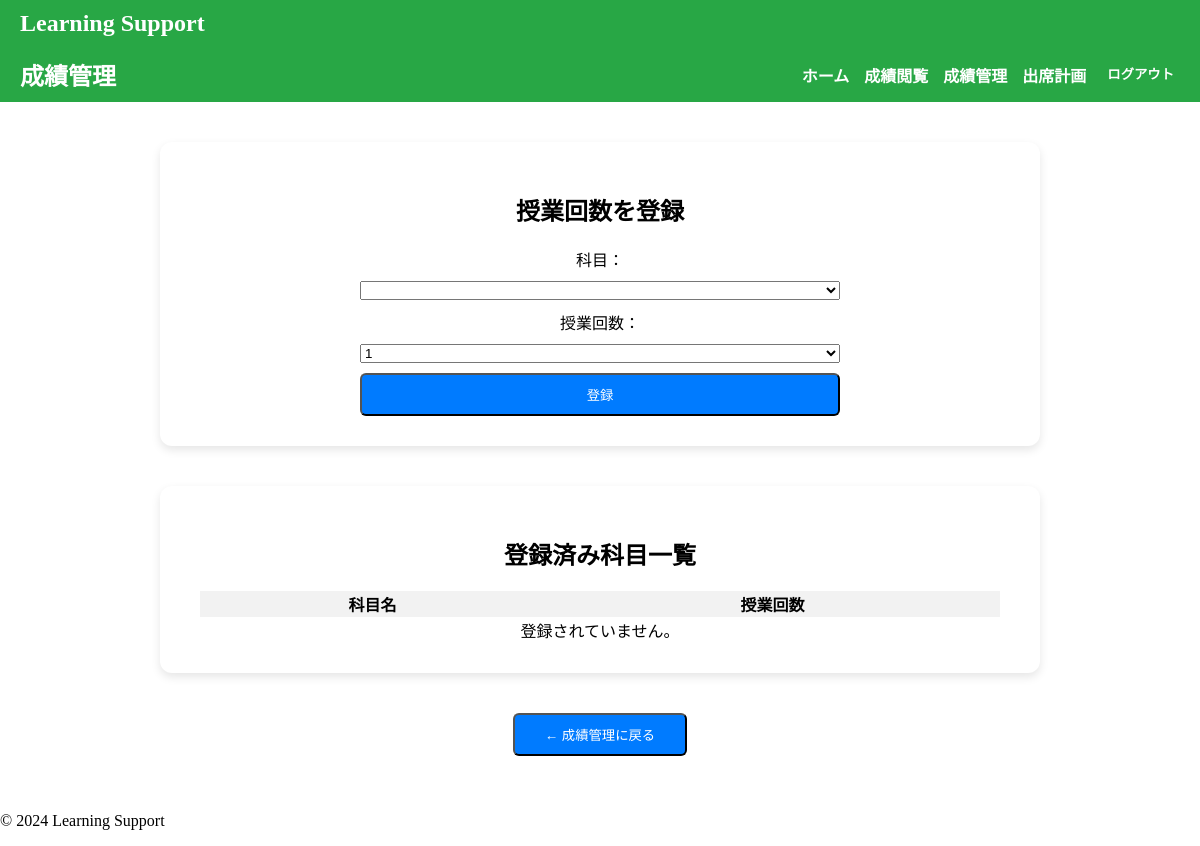
The page /core/register/class_count/ (signed in) on the database as committed earlier.
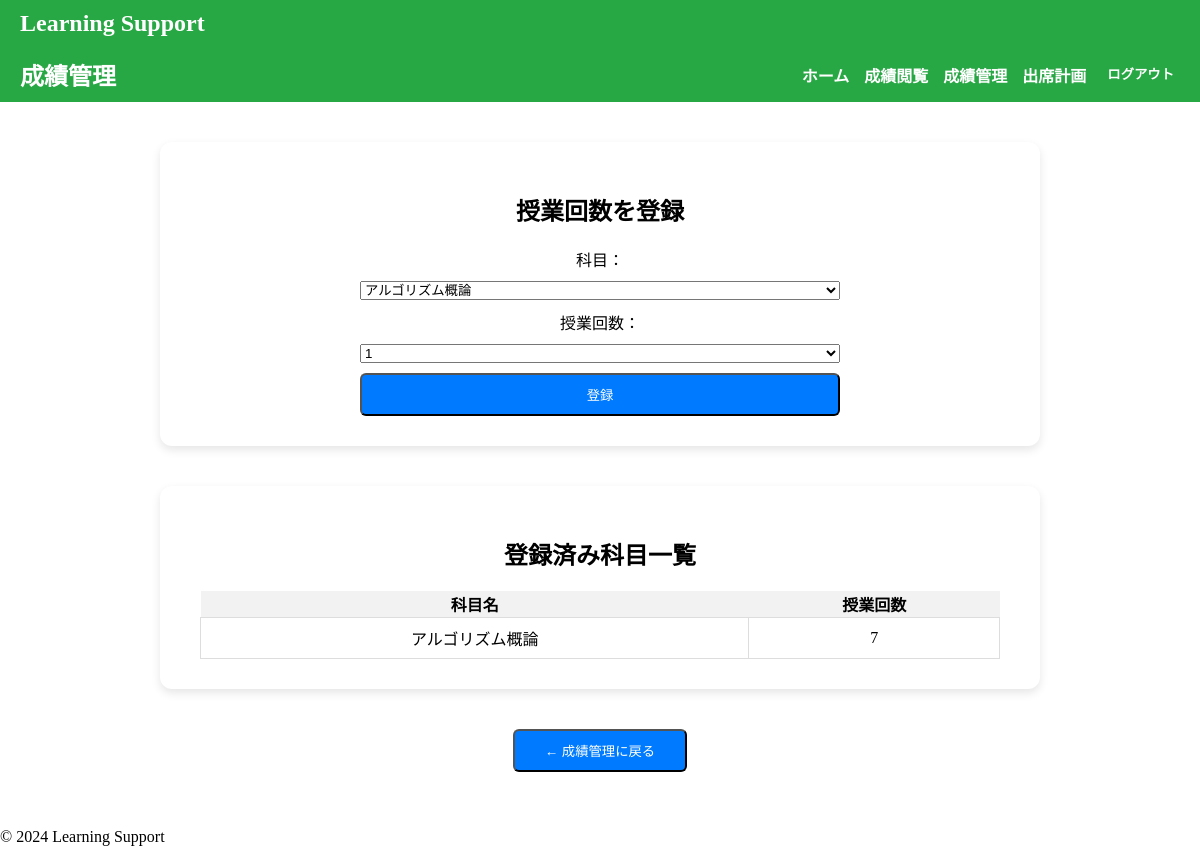
The same page on the database as committed later.
### core/models.py (models this page shows, shortened)
class Subject(models.Model):
    SUBJECT_CLASS_CHOICES = [
        ('必修', '必修'),
        ('教養', '教養'),
        ('専門', '専門'),
    ]
    DAY_CHOICES = [
    ('月', '月曜日'),
    ('火', '火曜日'),
    ('水', '水曜日'),
    ('木', '木曜日'),
    ('金', '金曜日'),
    ]
    day_of_week = models.CharField(max_length=2, choices=DAY_CHOICES, default='月')
    subject_id = models.AutoField(primary_key=True)
    student = models.ForeignKey(Student, on_delete=models.CASCADE)
    subject_name = models.CharField(max_length=50)
    subject_class = models.CharField(max_length=10, choices=SUBJECT_CLASS_CHOICES)
    subject_score = models.IntegerField(default=1)
    subject_count = models.IntegerField(default=0)
    lesson_days = models.IntegerField(default=15)
    attend_days = models.IntegerField(default=0)
    lesson_count = models.IntegerField(default=0)
    date = models.CharField(max_length=10, default="月曜日")  # 曜日
    table = models.CharField(max_length=10, default="1限目")  # 時間割

### core/views.py (the view, shortened to what this page needs)
# urls.py: path('register/class_count/', views.class_count_register, name='class_count_register'), #授業回数登録
@login_required
def class_count_register(request):
    student = Student.objects.get(user=request.user)
    subjects = Subject.objects.filter(student=student)
    lesson_range = range(1, 16)  # 1～15
    return render(request, "core/class_count_register.html", {
        "subjects": subjects,
        "lesson_range": lesson_range,
    })

### core/templates/core/class_count_register.html (shortened to what this page needs)
{% extends 'base.html' %}
{% block content %}
<header style="display: flex; justify-content: space-between; align-items: center; padding: 10px 20px; background-color: #28a745; color: white;">
    <h1 style="margin: 0; font-size: 1.5rem;">成績管理</h1>
    <nav>
        <ul style="list-style: none; display: flex; gap: 15px; margin: 0; padding: 0;">
            <li><a href="{% url 'core:student_home' %}" style="text-decoration: none; color: white; font-weight: bold;">ホーム</a></li>
            <li><a href="{% url 'core:grade_view' %}" style="text-decoration: none; color: white; font-weight: bold;">成績閲覧</a></li>
            <li><a href="{% url 'core:manage_grades' %}" style="text-decoration: none; color: white; font-weight: bold;">成績管理</a></li>
            <li><a href="{% url 'core:attendance_plan' %}" style="text-decoration: none; color: white; font-weight: bold;">出席計画</a></li>
            <li>
                <form method="POST" action="{% url 'core:logout' %}" style="display: inline;">
                    <button type="submit" style="background: none; border: none; color: white; font-weight: bold; cursor: pointer;">ログアウト</button>
                </form>
            </li>
        </ul>
    </nav>
</header>
<div style="padding:40px;display:flex;flex-direction:column;align-items:center;">
    <div style="background:white;padding:30px 40px;border-radius:12px;box-shadow:0 4px 10px rgba(0,0,0,0.1);width:90%;max-width:800px;text-align:center;">
        <h2>授業回数を登録</h2>
        <form method="POST" action="{% url 'core:class_count_register' %}" style="margin-top:20px;">
            <label>科目：</label><br>
            <select name="subject_id" class="form-control" style="width:60%;margin:10px auto;">
                {% for subject in subjects %}
                    <option value="{{ subject.subject_id }}">{{ subject.subject_name }}</option>
                {% endfor %}
            </select><br>
            <label>授業回数：</label><br>
            <select name="lesson_count" class="form-control" style="width:60%;margin:10px auto;">
                {% for i in lesson_range %}
                    <option value="{{ i }}">{{ i }}</option>
                {% endfor %}
            </select><br>
            <button type="submit" class="btn btn-primary" style="width:60%;">登録</button>
        </form>
    </div>
    <div style="background:white;margin-top:40px;padding:30px 40px;border-radius:12px;box-shadow:0 4px 10px rgba(0,0,0,0.1);width:90%;max-width:800px;text-align:center;">
        <h2>登録済み科目一覧</h2>
        <table style="width:100%;border-collapse:collapse;margin-top:15px;text-align:center;">
            <thead style="background-color:#f2f2f2;">
                <tr>
                    <th>科目名</th>
                    <th>授業回数</th>
                </tr>
            </thead>
            <tbody>
                {% for subject in subjects %}
                    <tr>
                        <td style="border:1px solid #ddd;padding:8px;">{{ subject.subject_name }}</td>
                        <td style="border:1px solid #ddd;padding:8px;">{{ subject.lesson_count }}</td>
                    </tr>
                {% empty %}
                    <tr><td colspan="2">登録されていません。</td></tr>
                {% endfor %}
            </tbody>
        </table>
    </div>
    <div style="margin-top:40px;">
        <form method="GET" action="{% url 'core:manage_grades' %}">
            <button type="submit" class="btn btn-secondary" style="padding:10px 30px;">← 成績管理に戻る</button>
        </form>
    </div>
</div>
{% endblock %}

Rows that differ between the two databases and show on the page:
added Subject: subject_name "アルゴリズム概論", lesson_count "7"
Other text that changed with them:
form field subject_id: (not shown) → "アルゴリズム概論"
text no longer shown: "登録されていません。"
